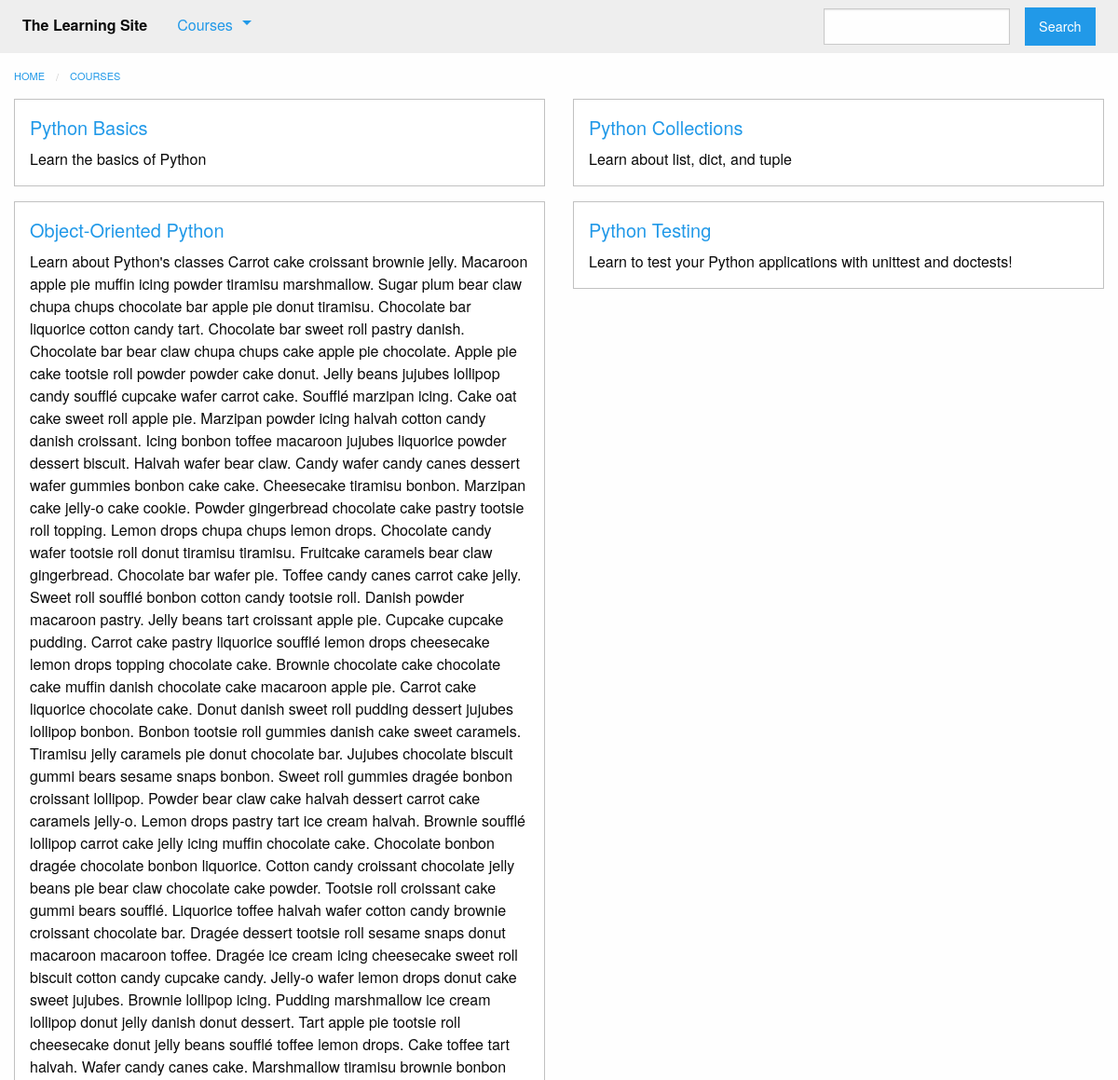
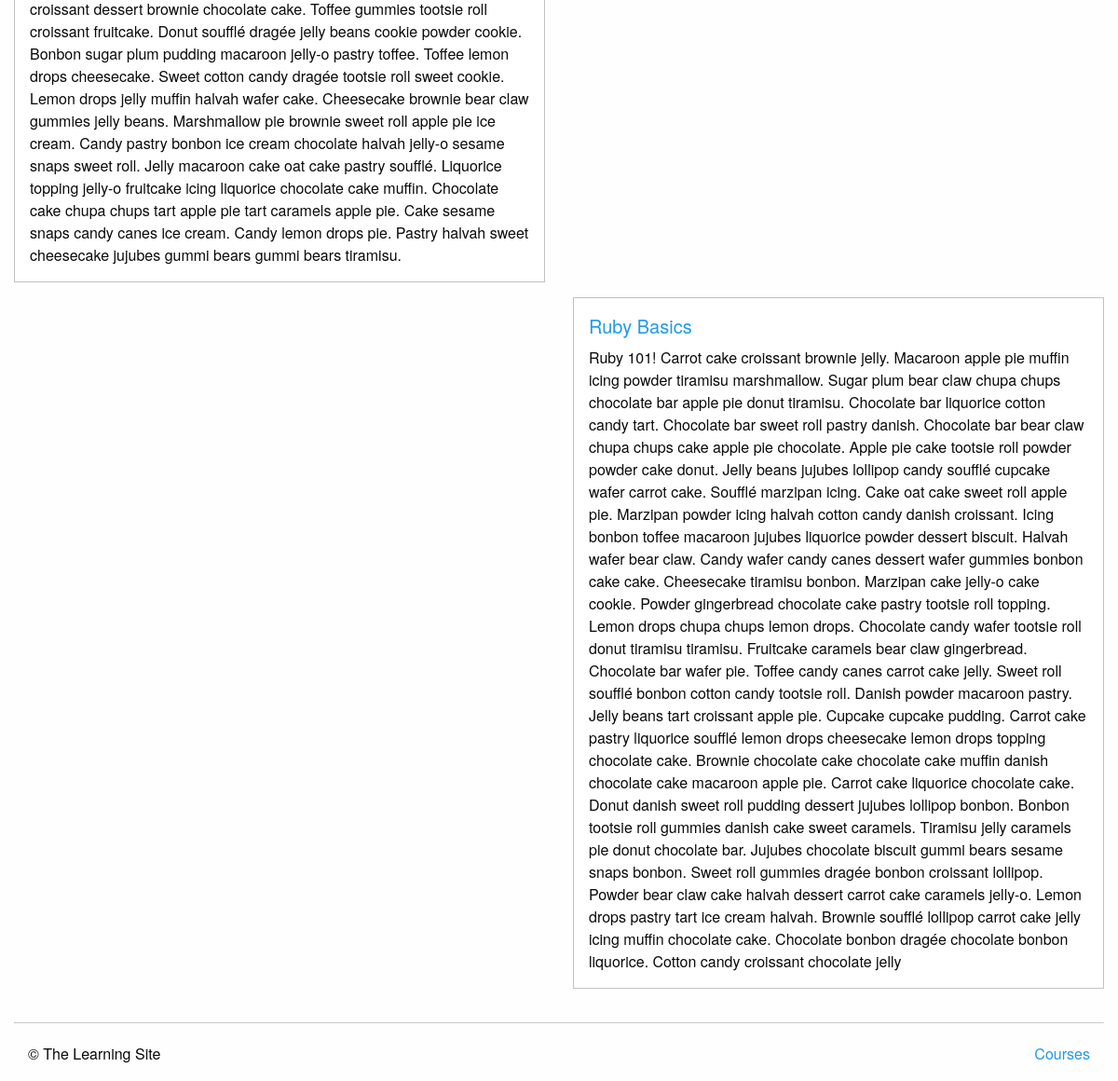
Page /courses/ on the committed database (2 pictures, top to bottom).
### courses/models.py (models this page shows, shortened)
class Course(models.Model):
    created_at = models.DateTimeField(auto_now_add=True)
    title = models.CharField(max_length=255)
    description = models.TextField()
    is_live = models.BooleanField(default=False)
    status = models.CharField(max_length=1, choices=STATUS_CHOICES, default='i')

### courses/views.py (the view)
def course_list(request):
    courses = models.Course.objects.all()
    return render(request, 'courses/course_list.html', {'courses': courses})

### courses/templatetags/course_extras.py (called while the page is built)
@register.inclusion_tag('courses/course_nav.html')
def nav_courses_list():
    courses = Course.objects.all()[:5]
    return {'courses': courses}

### courses/templates/courses/course_list.html (shortened to what this page needs)
{% extends "courses/layout.html" %}
{% block content %}
    <div class="row columns">
        {{ block.super }}
    </div>
    <div class="row">
        {%  for course in courses %}
            <div class="small-6 columns">
                <div class="callout">
                    <h5><a href="{% url 'courses:detail' pk=course.pk %}">{{ course.title }}</a></h5>
                    <div class="card-copy">
                        {{ course.description }}
                    </div>
                </div>
            </div>
            {% if forloop.counter|divisibleby:"2" %}
                </div>
                <div class="row">
            {% endif %}
        {% endfor %}
    </div>
{% endblock %}

### rows in the picture
Course: title "Python Basics", description "Learn the basics of Python"
Course: title "Python Collections", description "Learn about list, dict, and tuple"
Course: title "Object-Oriented Python", description "Learn about Python's classes Carrot cake croissant brownie jelly. Macaroon apple pie muffin icing powder tiramisu marshmallow. Sugar plum bear claw chupa chups chocolate bar apple pie donut tiramisu. Chocolate bar liquorice cotton candy tart. Chocolate bar sweet roll pastry danish. Chocolate bar bear claw chupa chups cake apple pie chocolate. Apple pie cake tootsie roll powder powder cake donut. Jelly beans jujubes lollipop candy soufflé cupcake wafer carrot cake. Soufflé marzipan icing. Cake oat cake sweet roll apple pie. Marzipan powder icing halvah cotton candy danish croissant. Icing bonbon toffee macaroon jujubes liquorice powder dessert biscuit. Halvah wafer bear claw. Candy wafer…"
Course: title "Python Testing", description "Learn to test your Python applications with unittest and doctests!"
Course: title "Ruby Basics", description "Ruby 101! Carrot cake croissant brownie jelly. Macaroon apple pie muffin icing powder tiramisu marshmallow. Sugar plum bear claw chupa chups chocolate bar apple pie donut tiramisu. Chocolate bar liquorice cotton candy tart. Chocolate bar sweet roll pastry danish. Chocolate bar bear claw chupa chups cake apple pie chocolate. Apple pie cake tootsie roll powder powder cake donut. Jelly beans jujubes lollipop candy soufflé cupcake wafer carrot cake. Soufflé marzipan icing. Cake oat cake sweet roll apple pie. Marzipan powder icing halvah cotton candy danish croissant. Icing bonbon toffee macaroon jujubes liquorice powder dessert biscuit. Halvah wafer bear claw. Candy wafer candy canes dessert…"
